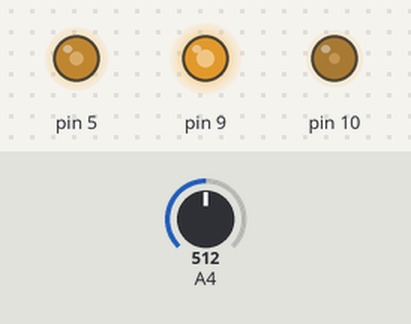
This sketch was run on a simulated Arduino Leonardo, built with avr-gcc and run on an emulated ATmega32U4. Shown: output pins drawn as LEDs (lit = HIGH). The test bench sets the inputs (shaded band); at power-on: A4 = 512. Random numbers use the default seed unless the sketch sets one.

Above: at 1.3 s.
1.4 s: A4 set to 122
At 1.59 s:
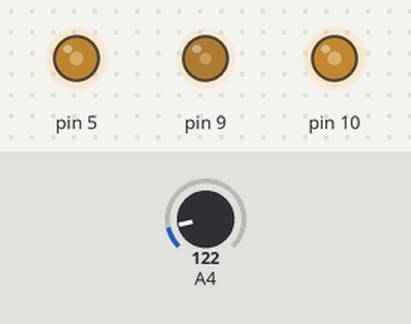
4.5 s: A4 set to 0
At 4.62 s:
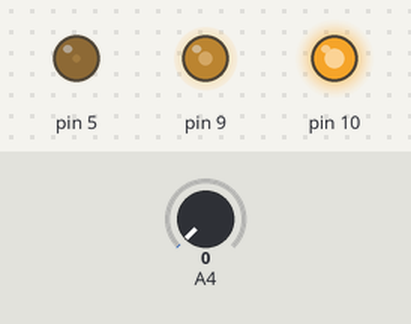
Timing chart, 0 to 5.7 s (numbered marks = the images above; inputs shaded):
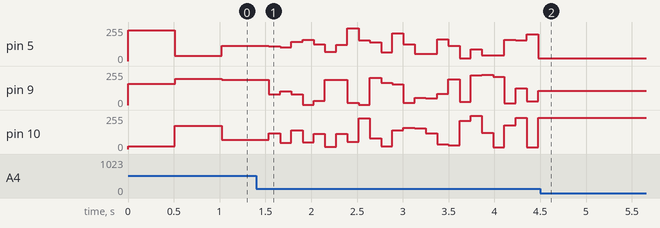

The sketch:

starter.ino
```cpp
//Include Esplora library
#include <Esplora.h>

void setup() {
}

void loop() {
  int red = random(255);
  int green = random(255);
  int blue = random(255);
  int slider = Esplora.readSlider();

  Esplora.writeRGB(red, green, blue);
  delay(slider);
}
```
